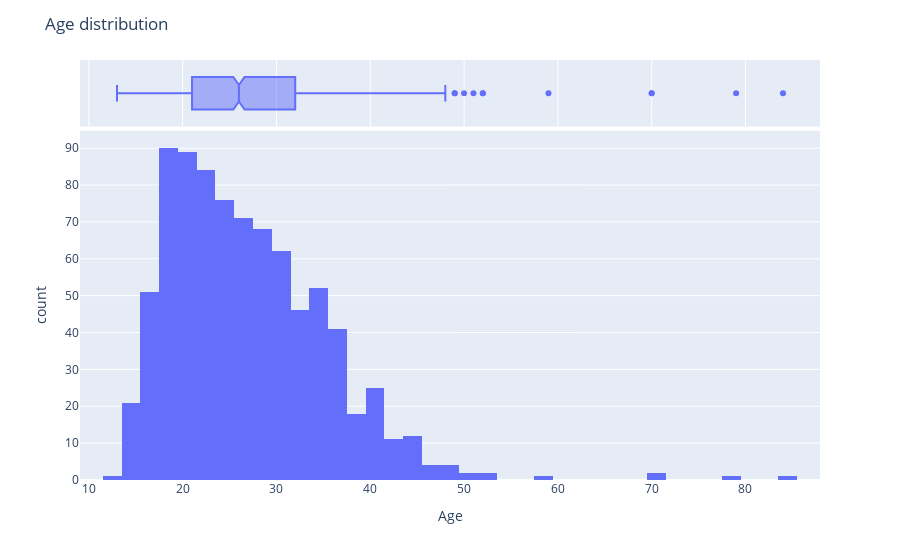

Source (notebook cell):
### Code cell
age_dist = px.histogram(df, x="Age", marginal="box")
age_dist.update_layout(title="Age distribution")
age_dist.show()

### Figure 1 — Plotly figure (JSON) as saved in the notebook; plotly's stock layout.template omitted (floating-point values rounded to 4 significant figures; data arrays with more than 128 entries replaced by an {"elided": "..."} marker saying what was removed)
{"data": [{"alignmentgroup": "True", "bingroup": "x", "hovertemplate": "Age=%{x}<br>count=%{y}<extra></extra>", "legendgroup": "", "marker": {"color": "#636efa", "pattern": {"shape": ""}}, "name": "", "offsetgroup": "", "orientation": "v", "showlegend": false, "type": "histogram", "x": {"elided": "835 int values"}, "xaxis": "x", "yaxis": "y"}, {"alignmentgroup": "True", "hovertemplate": "Age=%{x}<extra></extra>", "legendgroup": "", "marker": {"color": "#636efa"}, "name": "", "notched": true, "offsetgroup": "", "showlegend": false, "type": "box", "x": {"elided": "835 int values"}, "xaxis": "x2", "yaxis": "y2"}], "layout": {"autosize": true, "barmode": "relative", "legend": {"tracegroupgap": 0}, "margin": {"t": 60}, "title": {"text": "Age distribution"}, "xaxis": {"anchor": "y", "autorange": true, "domain": [0, 1], "range": [9.056, 87.94], "title": {"text": "Age"}, "type": "linear"}, "xaxis2": {"anchor": "y2", "autorange": true, "domain": [0, 1], "matches": "x", "range": [9.056, 87.94], "showgrid": true, "showticklabels": false, "type": "linear"}, "yaxis": {"anchor": "x", "autorange": true, "domain": [0, 0.8316], "range": [0, 94.74], "title": {"text": "count"}}, "yaxis2": {"anchor": "x2", "autorange": true, "domain": [0.8416, 1], "matches": "y2", "range": [-0.5, 0.5], "showgrid": false, "showline": false, "showticklabels": false, "ticks": "", "type": "category"}}}
